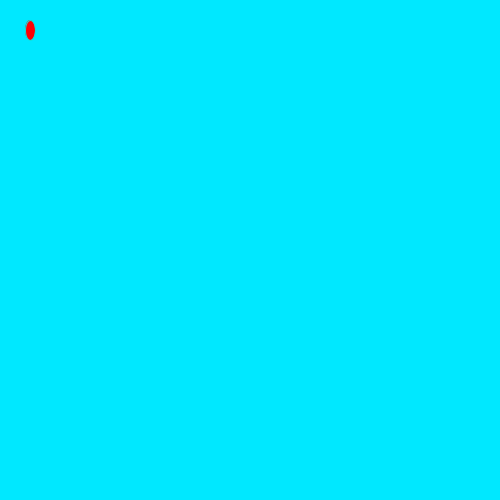
Frame 1 (no input)
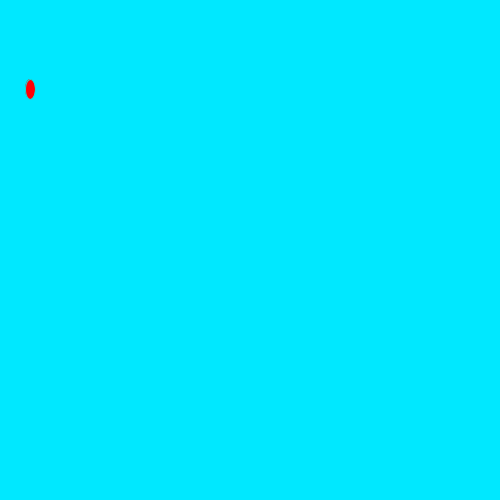
Frame 60 (the mouse pressed at the canvas centre just before this capture)
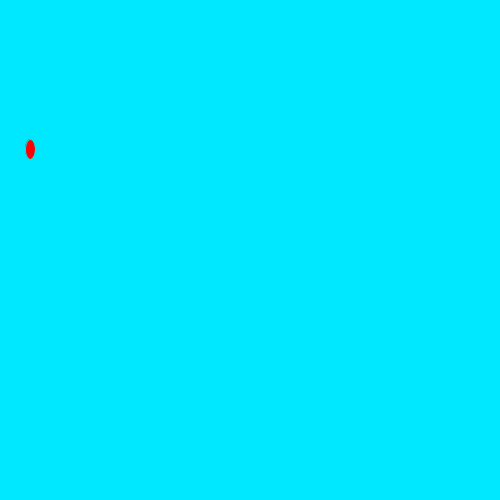
Frame 120 (the mouse held since frame 60 and released just before this capture)

The Processing sketch that drew these frames (run headless with seeded random() and noise(); from frame 60 on, the mouse is pressed at the canvas centre):

// Processing sketch: rain_game
// ── rain_game.pde
void setup(){
  size(500, 500);
  
}

int y = 30;

void draw(){
 background(#00E8FF); 
    fill(#FF0004);
    stroke(#10E0DE);
    ellipse(30, y, 10, 20);
    y = y + 1;
    if (y == 500){
      y = 30;
    }  
} 
